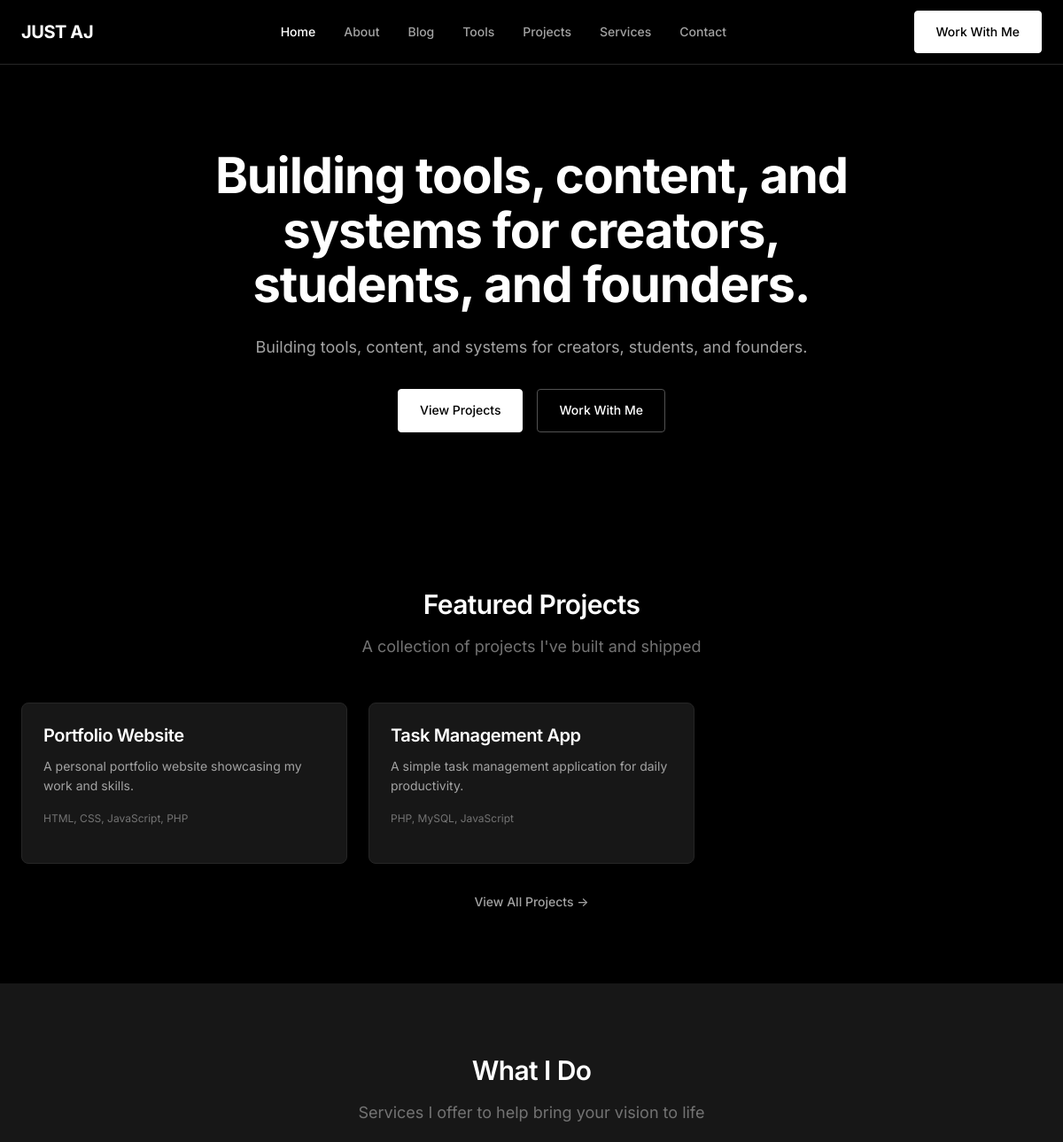
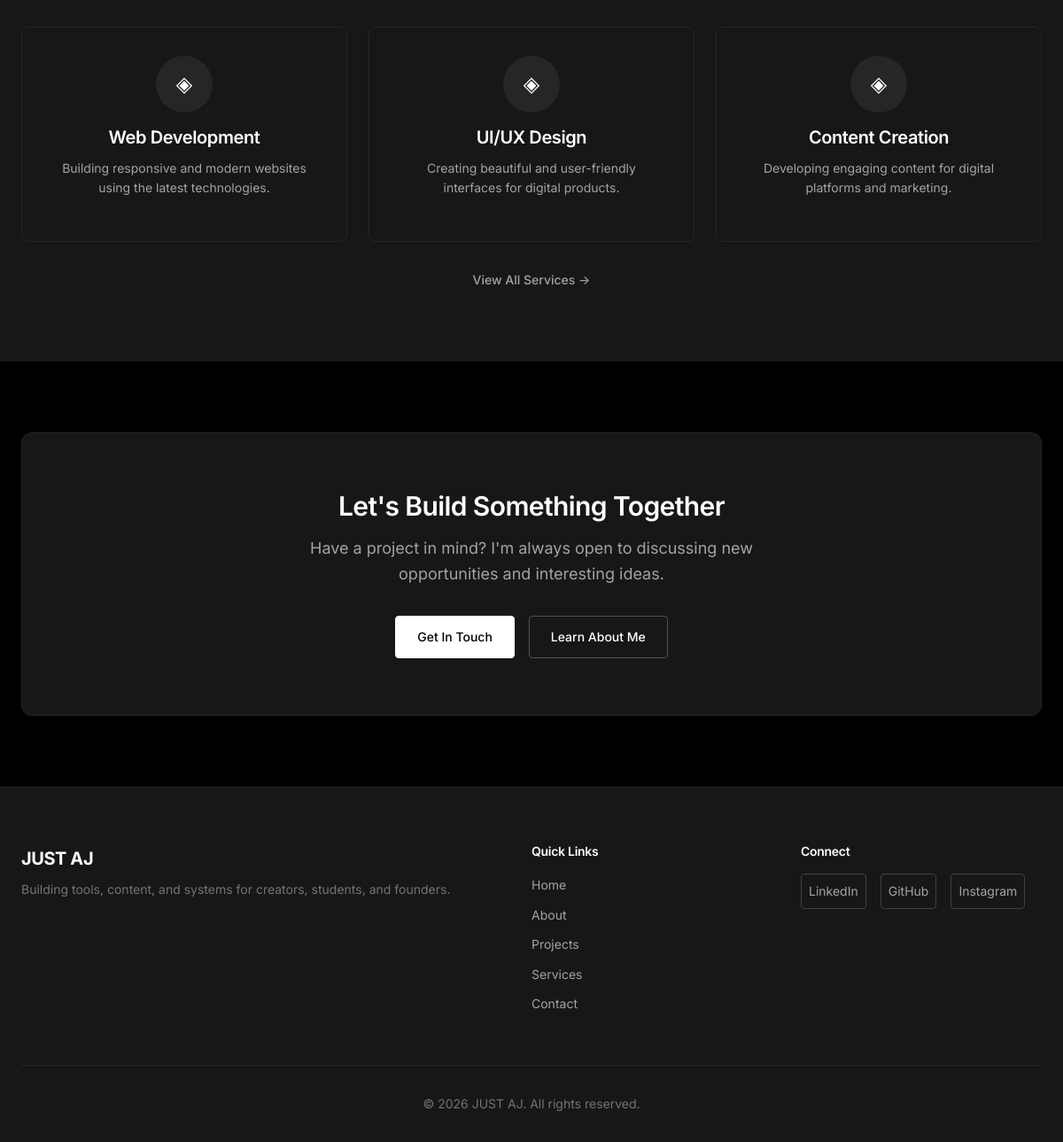
The page / on the database its author committed (2 pictures, top to bottom).
### tables this page shows
CREATE TABLE `settings` (
    `id` INT(11) NOT NULL AUTO_INCREMENT,
    `setting_key` VARCHAR(255) NOT NULL,
    `setting_value` TEXT,
    PRIMARY KEY (`id`),
    UNIQUE KEY `setting_key` (`setting_key`)
);

CREATE TABLE `projects` (
    `id` INT(11) NOT NULL AUTO_INCREMENT,
    `title` VARCHAR(255) NOT NULL,
    `description` TEXT,
    `tech_stack` VARCHAR(500),
    `live_link` VARCHAR(500),
    `github_link` VARCHAR(500),
    `status` ENUM('active', 'inactive') DEFAULT 'active',
    `featured` ENUM('yes', 'no') DEFAULT 'no',
    `created_at` TIMESTAMP DEFAULT CURRENT_TIMESTAMP,
    `updated_at` TIMESTAMP DEFAULT CURRENT_TIMESTAMP ON UPDATE CURRENT_TIMESTAMP,
    PRIMARY KEY (`id`)
);

CREATE TABLE `services` (
    `id` INT(11) NOT NULL AUTO_INCREMENT,
    `title` VARCHAR(255) NOT NULL,
    `description` TEXT,
    `icon` VARCHAR(100),
    `status` ENUM('active', 'inactive') DEFAULT 'active',
    `featured` ENUM('yes', 'no') DEFAULT 'no',
    `created_at` TIMESTAMP DEFAULT CURRENT_TIMESTAMP,
    `updated_at` TIMESTAMP DEFAULT CURRENT_TIMESTAMP ON UPDATE CURRENT_TIMESTAMP,
    PRIMARY KEY (`id`)
);

### includes/functions.php (called while the page is built, shortened)
<?php
function getSetting($key, $default = '') {
    global $pdo;
    $stmt = $pdo->prepare('SELECT setting_value FROM settings WHERE setting_key = ?');
    $stmt->execute([$key]);
    $result = $stmt->fetch();
    return $result ? $result['setting_value'] : $default;
}
function getFeaturedProjects($limit = 6) {
    global $pdo;
    $stmt = $pdo->prepare('SELECT * FROM projects WHERE status = "active" AND featured = "yes" ORDER BY created_at DESC LIMIT ?');
    $stmt->execute([$limit]);
    return $stmt->fetchAll();
}
function getFeaturedServices($limit = 6) {
    global $pdo;
    $stmt = $pdo->prepare('SELECT * FROM services WHERE status = "active" AND featured = "yes" ORDER BY created_at DESC LIMIT ?');
    $stmt->execute([$limit]);
    return $stmt->fetchAll();
}
function truncate($text, $length = 100) {
    return $text;
}

### index.php (the view, shortened to what this page needs)
<?php
$currentPage = 'home';
require_once 'includes/header.php';
$featuredProjects = getFeaturedProjects(6);
$featuredServices = getFeaturedServices(6);
?>
<section class="hero">
    <div class="container">
        <div class="hero-content">
            <h1 class="hero-title"><?php echo htmlspecialchars(getSetting('site_tagline', 'Building tools, content, and systems for creators, students, and founders.')); ?></h1>
            <p class="hero-subtitle"><?php echo htmlspecialchars(getSetting('site_tagline', '')); ?></p>
            <div class="hero-actions">
                <a href="<?php echo SITE_URL; ?>/projects.php" class="btn btn-primary">View Projects</a>
                <a href="<?php echo SITE_URL; ?>/contact.php" class="btn btn-secondary">Work With Me</a>
            </div>
        </div>
    </div>
</section>
<?php if (!empty($featuredProjects)): ?>
<section class="section">
    <div class="container">
        <div class="section-header">
            <h2 class="section-title">Featured Projects</h2>
            <p class="section-subtitle">A collection of projects I've built and shipped</p>
        </div>
        <div class="cards-grid">
            <?php foreach ($featuredProjects as $project): ?>
            <div class="card">
                <h3 class="card-title"><?php echo htmlspecialchars($project['title']); ?></h3>
                <p class="card-description"><?php echo htmlspecialchars(truncate($project['description'], 100)); ?></p>
                <?php if ($project['tech_stack']): ?>
                <p class="card-tech"><?php echo htmlspecialchars($project['tech_stack']); ?></p>
                <?php endif; ?>
            </div>
            <?php endforeach; ?>
        </div>
        <div style="text-align: center;">
            <a href="<?php echo SITE_URL; ?>/projects.php" class="view-all-link">View All Projects →</a>
        </div>
    </div>
</section>
<?php endif; ?>
<?php if (!empty($featuredServices)): ?>
<section class="section" style="background-color: var(--color-gray-900);">
    <div class="container">
        <div class="section-header">
            <h2 class="section-title">What I Do</h2>
            <p class="section-subtitle">Services I offer to help bring your vision to life</p>
        </div>
        <div class="cards-grid">
            <?php foreach ($featuredServices as $service): ?>
            <div class="card service-card">
                <div class="service-icon">◈</div>
                <h3 class="card-title"><?php echo htmlspecialchars($service['title']); ?></h3>
                <p class="card-description"><?php echo htmlspecialchars(truncate($service['description'], 120)); ?></p>
            </div>
            <?php endforeach; ?>
        </div>
        <div style="text-align: center;">
            <a href="<?php echo SITE_URL; ?>/services.php" class="view-all-link">View All Services →</a>
        </div>
    </div>
</section>
<?php endif; ?>
<section class="section">
    <div class="container">
        <div class="cta-section">
            <h2 class="cta-title">Let's Build Something Together</h2>
            <p class="cta-description">Have a project in mind? I'm always open to discussing new opportunities and interesting ideas.</p>
            <div class="cta-actions">
                <a href="<?php echo SITE_URL; ?>/contact.php" class="btn btn-primary">Get In Touch</a>
                <a href="<?php echo SITE_URL; ?>/about.php" class="btn btn-outline">Learn About Me</a>
            </div>
        </div>
    </div>
</section>
<?php require_once 'includes/footer.php'; ?>

### includes/header.php (shortened to what this page needs)
<?php
require_once __DIR__ . '/db.php';
require_once __DIR__ . '/functions.php';
$siteName = getSetting('site_name', 'JUST AJ');
?>
<!DOCTYPE html>
<html lang="en">
<head>
    <link rel="stylesheet" href="<?php echo SITE_URL; ?>/assets/css/style.css">
</head>
<body>
    <header class="site-header">
        <div class="container header-inner">
            <a href="<?php echo SITE_URL; ?>" class="logo">
                <span class="logo-text"><?php echo htmlspecialchars($siteName); ?></span>
            </a>
            <nav class="main-nav">
                <ul class="nav-list">
                    <li><a href="<?php echo SITE_URL; ?>" class="<?php echo $currentPage === 'home' ? 'active' : ''; ?>">Home</a></li>
                    <li><a href="<?php echo SITE_URL; ?>/about.php" class="<?php echo $currentPage === 'about' ? 'active' : ''; ?>">About</a></li>
                    <li><a href="<?php echo SITE_URL; ?>/blog/" class="<?php echo $currentPage === 'blog' ? 'active' : ''; ?>">Blog</a></li>
                    <li><a href="<?php echo SITE_URL; ?>/tools/" class="<?php echo $currentPage === 'tools' ? 'active' : ''; ?>">Tools</a></li>
                    <li><a href="<?php echo SITE_URL; ?>/projects.php" class="<?php echo $currentPage === 'projects' ? 'active' : ''; ?>">Projects</a></li>
                    <li><a href="<?php echo SITE_URL; ?>/services.php" class="<?php echo $currentPage === 'services' ? 'active' : ''; ?>">Services</a></li>
                    <li><a href="<?php echo SITE_URL; ?>/contact.php" class="<?php echo $currentPage === 'contact' ? 'active' : ''; ?>">Contact</a></li>
                </ul>
            </nav>
            <a href="<?php echo SITE_URL; ?>/contact.php" class="btn btn-primary cta-btn">Work With Me</a>
        </div>
    </header>
    <main class="main-content">

### includes/footer.php (shortened to what this page needs)
</main>
    <footer class="site-footer">
        <div class="container">
            <div class="footer-inner">
                <div class="footer-brand">
                    <span class="logo-text"><?php echo htmlspecialchars(getSetting('site_name', 'JUST AJ')); ?></span>
                    <p class="footer-tagline"><?php echo htmlspecialchars(getSetting('site_tagline', '')); ?></p>
                </div>
                <div class="footer-links">
                    <h4>Quick Links</h4>
                    <ul>
                        <li><a href="<?php echo SITE_URL; ?>">Home</a></li>
                        <li><a href="<?php echo SITE_URL; ?>/about.php">About</a></li>
                        <li><a href="<?php echo SITE_URL; ?>/projects.php">Projects</a></li>
                        <li><a href="<?php echo SITE_URL; ?>/services.php">Services</a></li>
                        <li><a href="<?php echo SITE_URL; ?>/contact.php">Contact</a></li>
                    </ul>
                </div>
                <div class="footer-social">
                    <h4>Connect</h4>
                    <div class="social-links">
                        <a href="<?php echo getSetting('linkedin_url', '#'); ?>" target="_blank" rel="noopener" class="social-link">LinkedIn</a>
                        <a href="<?php echo getSetting('github_url', '#'); ?>" target="_blank" rel="noopener" class="social-link">GitHub</a>
                        <a href="<?php echo getSetting('instagram_url', '#'); ?>" target="_blank" rel="noopener" class="social-link">Instagram</a>
                    </div>
                </div>
            </div>
            <div class="footer-bottom">
                <p>&copy; <?php echo date('Y'); ?> <?php echo htmlspecialchars(getSetting('site_name', 'JUST AJ')); ?>. All rights reserved.</p>
            </div>
        </div>
    </footer>
</body>
</html>

### rows shown on the page
settings: setting_value "JUST AJ"
settings: setting_value "Building tools, content, and systems for creators, students, and founders."
projects: title "Portfolio Website", description "A personal portfolio website showcasing my work and skills.", tech_stack "HTML, CSS, JavaScript, PHP"
projects: title "Task Management App", description "A simple task management application for daily productivity.", tech_stack "PHP, MySQL, JavaScript"
services: title "Web Development", description "Building responsive and modern websites using the latest technologies."
services: title "UI/UX Design", description "Creating beautiful and user-friendly interfaces for digital products."
services: title "Content Creation", description "Developing engaging content for digital platforms and marketing."
